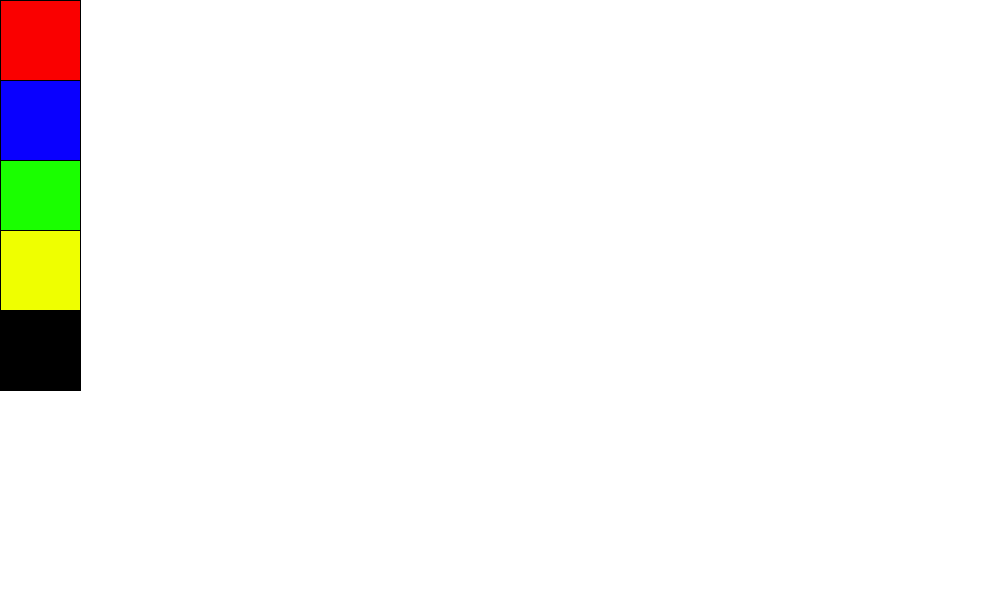
Frame 1 (no input)
Frame 60 (the mouse pressed at the canvas centre just before this capture): identical to frame 1, image omitted
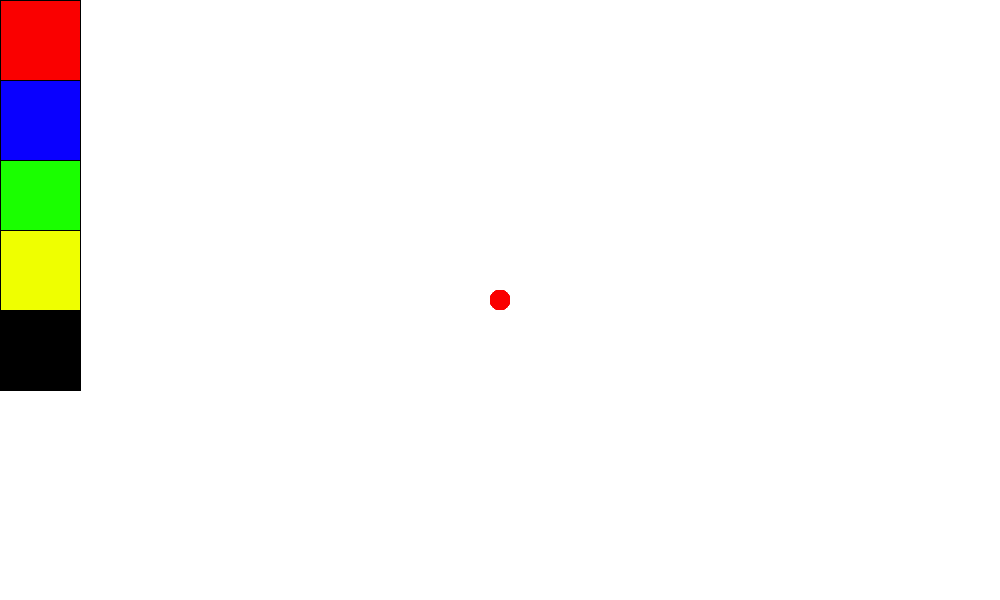
Frame 120 (the mouse held since frame 60 and released just before this capture)

The Processing sketch that drew these frames (run headless with seeded random() and noise(); from frame 60 on, the mouse is pressed at the canvas centre):

// Processing sketch: processing_79598
// ── processing_79598.pde

int rojo=#FA0000;
int azul=#0900FF;
int verde=#1AFF00;
int amarillo=#EFFF00;
int negro=0;
int colorPintar=0;


void setup (){
  
    background ( #FFFFFF );
    size (1000,600);
    fill(rojo);
    rect (0,0,80,80);
    fill(azul);
    rect (0,80,80,80);
    fill(verde);
    rect (0,160,80,80);
    fill (amarillo);
    rect (0,230,80,80);
    fill (negro);
    rect (0,310,80,80);
}

void draw (){
  
  if (mousePressed){
    noStroke();
    fill(colorPintar);
    ellipse(mouseX,mouseY,20,20);
    
  }
    
  if (keyPressed){
    
          if(key=='a'){
          background(#FFFFFF);
          stroke(0);
          fill(rojo);
          rect (0,0,80,80);
          fill(azul);
          rect (0,80,80,80);
          fill(verde);
          rect (0,160,80,80);
          fill (amarillo);
          rect (0,230,80,80);
          fill (negro);
          rect (0,310,80,80);
          
          }
     }
     
    if (mouseX <= 80 && mouseY <= 80){
    
      colorPintar=rojo;
    
    }
    
    if (mouseX <=80 && mouseY > 80 && mouseY <= 160){
    
      colorPintar=azul;
      
    }
    
    if (mouseX <=80 && mouseY > 160 && mouseY <= 240){
    
      colorPintar=verde;
      
    }
    
    if (mouseX <=80 && mouseY > 240 && mouseY <= 320){
    
      colorPintar=amarillo;
    
    }
    
    if (mouseX <=80 && mouseY > 320 && mouseY <= 400){
    
      colorPintar=negro;
    
    }
 
}
